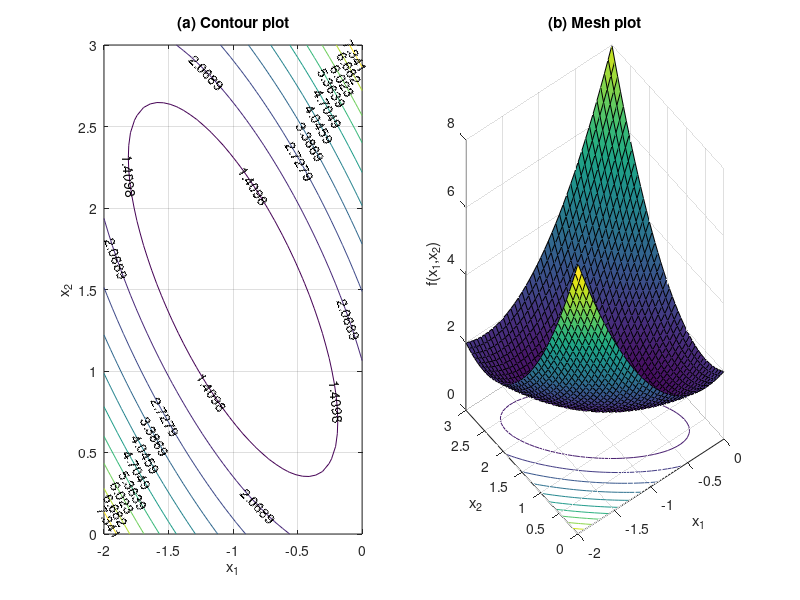

Here is the MATLAB script that generated this plot:
% Problem Statement. Use MATLAB’s graphical capabilities to display the following
% function and visually estimate its minimum in the range –2 ≤ x 1 ≤ 0 and 0 ≤ x 2 ≤ 3:
% f(x[1], x[2]) = 2 + x[1] − x[2] + 2x[1]^2 + 2 x[1] x[2] + x[2]^2
% Solution. The following script generates contour and mesh plots of the function:
x=linspace(-2,0,40);y=linspace(0,3,40);
[X,Y] = meshgrid(x,y);
Z=2+X-Y+2*X.^2+2*X.*Y+Y.^2;
subplot(1,2,1);
cs=contour(X,Y,Z);clabel(cs);
xlabel('x_1');ylabel('x_2');
title('(a) Contour plot');grid;
subplot(1,2,2);
cs=surfc(X,Y,Z);
zmin=floor(min(Z));
zmax=ceil(max(Z));
xlabel('x_1');ylabel('x_2');zlabel('f(x_1,x_2)');
title('(b) Mesh plot');
% As displayed in Fig. 7.9, both plots indicate that function has a minimum value of about
% f(x[1], x[2]) = 0 to 1 located at about x[1] = −1 and x[2] = 1.5.

% Here is a simple MATLAB session that uses fminsearch to determine minimum for
% the function we just graphed
f=@(x) 2+x(1)-x(2)+2*x(1)^2+2*x(1)*x(2)+x(2)^2;
[x,fval]=fminsearch(f,[-0.5,0.5])
